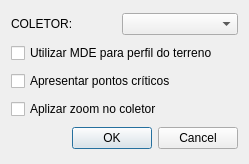
<?xml version="1.0" encoding="UTF-8"?>
<ui version="4.0">
 <class>dlg_perfil</class>
 <widget class="QDialog" name="dlg_perfil">
  <property name="windowModality">
   <enum>Qt::NonModal</enum>
  </property>
  <property name="geometry">
   <rect>
    <x>0</x>
    <y>0</y>
    <width>249</width>
    <height>164</height>
   </rect>
  </property>
  <property name="sizePolicy">
   <sizepolicy hsizetype="Maximum" vsizetype="Preferred">
    <horstretch>0</horstretch>
    <verstretch>0</verstretch>
   </sizepolicy>
  </property>
  <property name="minimumSize">
   <size>
    <width>249</width>
    <height>0</height>
   </size>
  </property>
  <property name="maximumSize">
   <size>
    <width>250</width>
    <height>164</height>
   </size>
  </property>
  <property name="windowTitle">
   <string>Selecione o Coletor</string>
  </property>
  <property name="locale">
   <locale language="Portuguese" country="Brazil"/>
  </property>
  <layout class="QVBoxLayout" name="verticalLayout">
   <item>
    <layout class="QHBoxLayout" name="horizontalLayout">
     <property name="sizeConstraint">
      <enum>QLayout::SetMinimumSize</enum>
     </property>
     <item>
      <widget class="QLabel" name="label">
       <property name="enabled">
        <bool>true</bool>
       </property>
       <property name="sizePolicy">
        <sizepolicy hsizetype="Preferred" vsizetype="Preferred">
         <horstretch>1</horstretch>
         <verstretch>0</verstretch>
        </sizepolicy>
       </property>
       <property name="minimumSize">
        <size>
         <width>105</width>
         <height>0</height>
        </size>
       </property>
       <property name="text">
        <string>COLETOR:</string>
       </property>
      </widget>
     </item>
     <item>
      <widget class="QComboBox" name="List_Coletores">
       <property name="sizePolicy">
        <sizepolicy hsizetype="MinimumExpanding" vsizetype="Fixed">
         <horstretch>5</horstretch>
         <verstretch>0</verstretch>
        </sizepolicy>
       </property>
      </widget>
     </item>
    </layout>
   </item>
   <item>
    <layout class="QVBoxLayout" name="verticalLayout_2">
     <item>
      <widget class="QCheckBox" name="Button_mde">
       <property name="text">
        <string>Utilizar MDE para perfil do terreno</string>
       </property>
      </widget>
     </item>
    </layout>
   </item>
   <item>
    <layout class="QVBoxLayout" name="verticalLayout_4">
     <item>
      <widget class="QCheckBox" name="Button_pc">
       <property name="enabled">
        <bool>true</bool>
       </property>
       <property name="text">
        <string>Apresentar pontos críticos</string>
       </property>
      </widget>
     </item>
    </layout>
   </item>
   <item>
    <layout class="QVBoxLayout" name="verticalLayout_3">
     <item>
      <widget class="QCheckBox" name="Button_zoom_coletor">
       <property name="text">
        <string>Aplizar zoom no coletor</string>
       </property>
      </widget>
     </item>
    </layout>
   </item>
   <item>
    <widget class="QDialogButtonBox" name="buttonBox">
     <property name="orientation">
      <enum>Qt::Horizontal</enum>
     </property>
     <property name="standardButtons">
      <set>QDialogButtonBox::Cancel|QDialogButtonBox::Ok</set>
     </property>
    </widget>
   </item>
  </layout>
 </widget>
 <resources/>
 <connections>
  <connection>
   <sender>buttonBox</sender>
   <signal>accepted()</signal>
   <receiver>dlg_perfil</receiver>
   <slot>accept()</slot>
   <hints>
    <hint type="sourcelabel">
     <x>248</x>
     <y>254</y>
    </hint>
    <hint type="destinationlabel">
     <x>157</x>
     <y>274</y>
    </hint>
   </hints>
  </connection>
  <connection>
   <sender>buttonBox</sender>
   <signal>rejected()</signal>
   <receiver>dlg_perfil</receiver>
   <slot>reject()</slot>
   <hints>
    <hint type="sourcelabel">
     <x>316</x>
     <y>260</y>
    </hint>
    <hint type="destinationlabel">
     <x>286</x>
     <y>274</y>
    </hint>
   </hints>
  </connection>
 </connections>
</ui>
